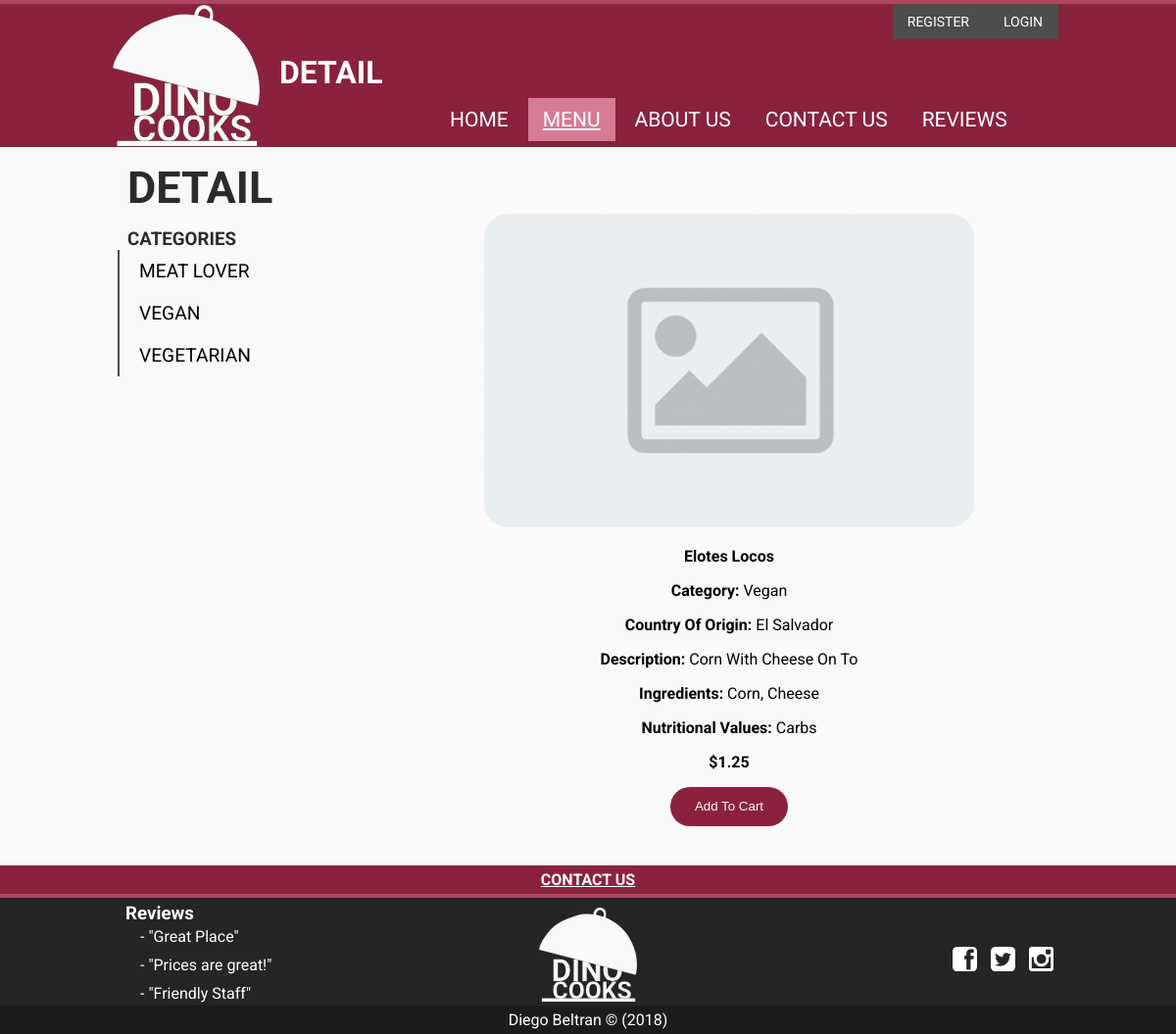
Screenshot of /?page=detail&product_id=8 with the database file from the repository.
### tables this page shows
CREATE TABLE `category` (
  `category_id` int(11) NOT NULL,
  `name` varchar(255) NOT NULL,
  `created_at` datetime NOT NULL DEFAULT current_timestamp()
);

CREATE TABLE `product` (
  `product_id` int(11) NOT NULL,
  `category_id` int(11) DEFAULT NULL,
  `country_of_origin_id` int(11) DEFAULT NULL,
  `product_name` varchar(100) DEFAULT NULL,
  `price` decimal(5,2) DEFAULT NULL,
  `description` mediumtext DEFAULT NULL,
  `more_details` varchar(255) DEFAULT NULL,
  `shipping_availability` tinyint(1) DEFAULT NULL,
  `in_stock` tinyint(1) DEFAULT NULL,
  `re_stock` tinyint(1) DEFAULT NULL,
  `weight` decimal(5,2) DEFAULT NULL,
  `color` varchar(255) DEFAULT NULL,
  `smell` tinyint(1) DEFAULT NULL,
  `image` varchar(255) DEFAULT NULL,
  `calories` int(11) DEFAULT NULL,
  `nutritional_values` varchar(255) DEFAULT NULL,
  `chef` varchar(100) DEFAULT NULL,
  `supplier` varchar(255) DEFAULT NULL,
  `ingredients` varchar(255) DEFAULT NULL,
  `date_made` datetime NOT NULL DEFAULT current_timestamp(),
  `created_at` datetime NOT NULL DEFAULT current_timestamp(),
  `updated_at` datetime DEFAULT NULL
);

CREATE TABLE `country_of_origin` (
  `country_of_origin_id` int(11) NOT NULL,
  `name` varchar(255) NOT NULL,
  `created_at` datetime NOT NULL DEFAULT current_timestamp()
);

### controllers/detail.php (called while the page is built, shortened)
<?php
require APP . '/models/product_model.php';
if(!empty($_GET['product_id'])) {
  $product = getProductDetail($dbh, $_GET['product_id']);
} else {
  header('Location: ?page=services');
}
require APP . '/models/category_model.php';
$categories = getCategories($dbh);
require APP . '/views/detail.php';

### models/category_model.php (called while the page is built, shortened)
<?php
function getCategories($dbh){
  $query = "SELECT
            DISTINCT
            category_id,
            name
            FROM
            category
            JOIN product USING(category_id)
            ORDER BY
            name ASC";
  $stmt = $dbh->prepare($query);
  $stmt->execute();
  return $stmt->fetchAll(PDO::FETCH_ASSOC);
}

### models/product_model.php (called while the page is built, shortened)
<?php
function getProductDetail($dbh, $product_id)
{
  $query = "SELECT
      product.product_id,
      product.product_name,
      category.name AS category,
      country_of_origin.name AS country_of_origin,
      product.price,
      product.description,
      product.more_details,
      product.shipping_availability,
      product.in_stock,
      product.re_stock,
      product.image,
      product.calories,
      product.nutritional_values,
      product.chef,
      product.supplier,
      product.ingredients
  FROM
      product
  JOIN category USING(category_id)
  JOIN country_of_origin USING(country_of_origin_id)
  WHERE product.product_id = :product_id";
	$stmt = $dbh->prepare($query);
	$stmt->bindValue(':product_id', $product_id, PDO::PARAM_INT);
	$stmt->execute();
	return $stmt->fetch(PDO::FETCH_ASSOC);
}

### views/inc/detail_product.inc.php (the view, shortened to what this page needs)
<div id="detail_product">
  <div id="img">
    <a href="?page=detail&product_id=<?=$product['product_id']?>" title="<?=$product['product_name'];?>">
      <img src="\images\default_img.jpg" alt="<?=$product['product_name'];?>" width="500" height="320"/>
    </a>
  </div>
  <div id="detail">
    <p><strong><?=$product['product_name'];?></strong></p>
    <p><strong>category: </strong> <?=$product['category'];?></p>
    <p><strong>country of origin: </strong><?=$product['country_of_origin'];?></p>
    <p><strong>description: </strong><?=$product['description'];?></p>
    <p><strong>ingredients: </strong><?=$product['ingredients'];?></p>
    <p><strong>nutritional values: </strong><?=$product['nutritional_values'];?></p>
    <p><strong>$<?=$product['price'];?></strong></p>
    <p>
      <form action="?page=cart" method="post">
        <button type="submit">add to cart</button>
      </form>
    </p>
  </div>
</div>

### views/inc/category.inc.php
<div id="category">
  <h3 >categories</h3>
  <ul>
    <?php foreach($categories as $category) : ?>
    <li>
      <a href="/?page=services&category_id=<?php echo $category['category_id']?>">
        <?php echo $category['name']?>
      </a>
    </li>
    <?php endforeach; ?>
  </ul>
</div>

### public/styles/stylesheet_desktop.css (style rules this page uses)
div { box-sizing: border-box; }
body { box-sizing: border-box; font-family: 'Roboto', Arial, sans-serif; font-size: 16px; margin: 0; background-color: #f9f9f9; height: auto; }
#wrapper h2, #wrapper h3 { color: #2b2b2b; padding: 10px; padding-top: 15px; padding-bottom: 0; margin: 0; text-transform: uppercase; font-weight: 700; }

### public/styles/stylesheet_menu.css (style rules this page uses)
#category, #products_list { float: left; }
#category { width: 30%; }
.product button, #search_form button, #detail_product button, #confirm button { color: #f9f9f9; display: inline-block; padding: 5px 15px; background: #8A223E; text-decoration: none; border-radius: 25px; border: none; text-align: center; line-height: 30px; width: 120px; text-transform: capitalize; transition: all .3s ease-in-out; }
#category ul { list-style-type: none; overflow: hidden; margin: 0; padding: 0; border-left: 2px solid #4d4d4d; }
#category ul li { font-size: 1.2rem; color: #000; text-transform: uppercase; padding: 10px 0px; transition: all .3s ease-in-out; }
#category a { color: #000; padding: 10px 20px; padding-right: 100px; }
#category a { text-decoration: none; }
#detail_product { width: 100%; height: 100%; margin: 0; text-align: center; }
#detail_product #img, #detail_product #detail { width: 90%; margin: 0 auto; }
#detail_product img { width: 500px; border-radius: 25px; overflow: hidden; }
#detail_product p { text-transform: capitalize; margin-bottom: 5px; text-align: center; }

### public/styles/stylesheet_mobile.css (style rules this page uses)
body { box-sizing: border-box; font-family: 'Roboto', Arial, sans-serif; font-size: 16px; margin: 0; background: linear-gradient(#f9f9f9 1%, #ededed 100%); background-color: #f9f9f9; background: #000; }
body { background-color: rgba(138, 34, 61, 1); }
#wrapper h2, #wrapper h3 { color: #2b2b2b; padding: 10px; padding-top: 15px; padding-bottom: 0; margin: 0; text-transform: uppercase; font-weight: 700; }
.product button, #search_form button, #detail_product button, #confirm button { color: #f9f9f9; display: inline-block; padding: 5px 15px; background: #8A223E; text-decoration: none; border-radius: 25px; border: none; text-align: center; line-height: 30px; width: 120px; text-transform: capitalize; transition: all .3s ease-in-out; }
#category, #products_list { float: left; }
#category { width: 30%; }

### public/styles/stylesheet_print.css (style rules this page uses)
body { font-family: 'Roboto', Arial, sans-serif; }

### rows the page displays
category: name "MEAT LOVER"
category: name "VEGAN"
category: name "VEGETARIAN"
product: product_name "Elotes Locos", category.name "Vegan", country_of_origin.name "El Salvador", description "Corn With Cheese On To", ingredients "Corn, Cheese", nutritional_values "Carbs", price "1.25"

### other values shown
$title "DETAIL"
